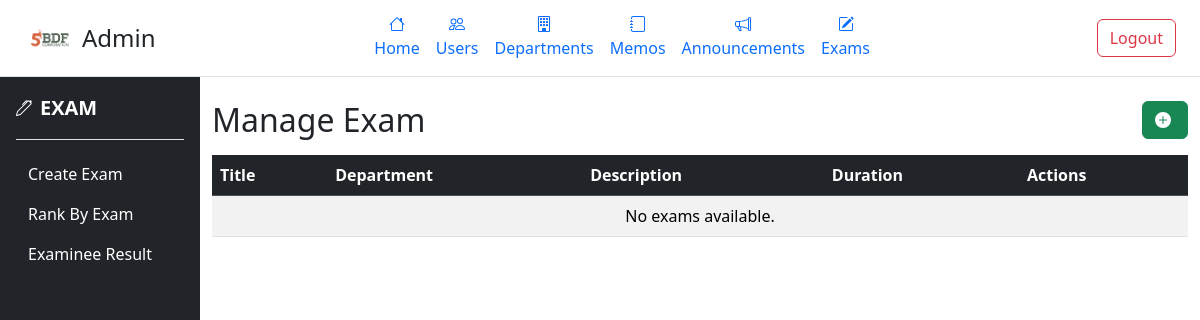
The page /admin/manage-exams.php (signed in) on the database as committed earlier.
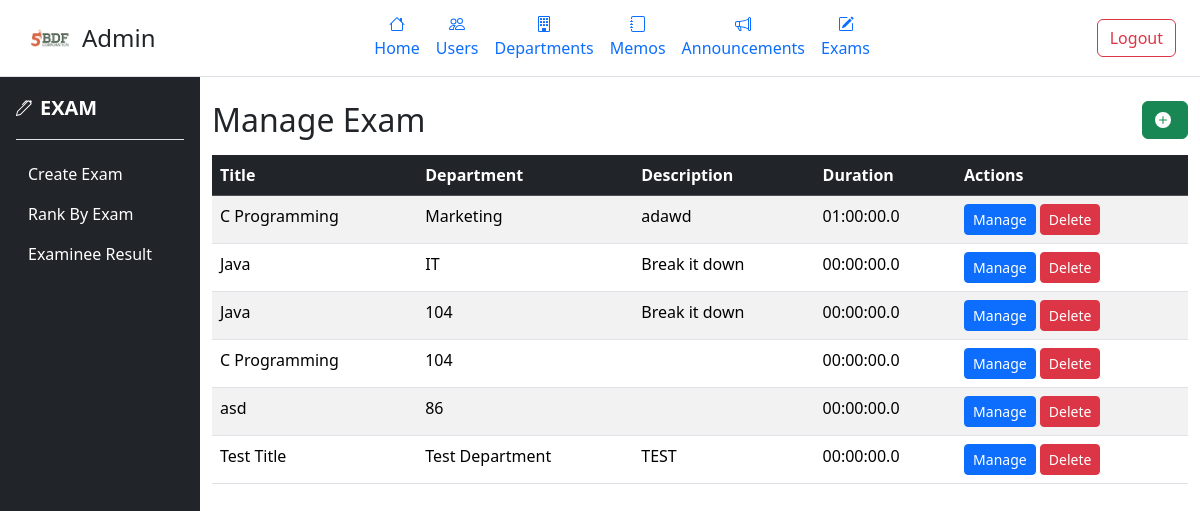
The same page on the database as committed later.
### tables this page shows
CREATE TABLE `exams` (
  `exam_id` int(11) NOT NULL,
  `exam_title` varchar(255) NOT NULL,
  `department` varchar(255) NOT NULL,
  `description` varchar(255) NOT NULL,
  `duration` time(1) NOT NULL
);

### admin/manage-exams.php (the view, shortened to what this page needs)
<?php
require_once '../db/dbcon.php';
$query = "SELECT * FROM exams ORDER BY exam_id DESC";
$result = mysqli_query($conn, $query);
?>
<!DOCTYPE html>
<html lang="en">
<head>
  <link href="https://cdn.jsdelivr.net/npm/bootstrap@5.3.5/dist/css/bootstrap.min.css" rel="stylesheet">
</head>
<body>
  <header class="d-flex flex-wrap align-items-center justify-content-between py-2 px-4 border-bottom">
    <div class="d-flex align-items-center gap-2">
      <img src="../img/5bdflogo.png" alt="5BDF Logo" height="50" width="50">
      <h4 class="m-0">Admin</h4>
    </div>
    <nav>
      <ul class="nav">
          <li class="nav-item">
          <a href="#" class="nav-link d-flex flex-column align-items-center px-2">
              Home
          </a>
          </li>
          <li class="nav-item">
          <a href="./admin.php" class="nav-link d-flex flex-column align-items-center px-2">
              Users
          </a>
          </li>
          <li class="nav-item">
          <a href="./departments.php" class="nav-link d-flex flex-column align-items-center px-2">
              Departments
          </a>
          </li>
          <li class="nav-item">
          <a href="./memos.php" class="nav-link d-flex flex-column align-items-center px-2">
              Memos
          </a>
          </li>
          <li class="nav-item">
          <a href="./announcements.php" class="nav-link d-flex flex-column align-items-center px-2">
              Announcements
          </a>
          </li>
          <li class="nav-item">
            <a href="./Exams.php" class="nav-link d-flex flex-column align-items-center px-2">
              Exams
            </a>
          </li>
      </ul>
    </nav>
    <div>
      <button class="btn btn-outline-danger ms-2" onclick="window.location.href='logout.php'">Logout</button>
    </div>
  </header>
  <main class="d-flex">
    <div class="flex-shrink-0 p-3 bg-dark text-white min-vh-100" style="width: 200px;">
      <a href="#" class="d-flex align-items-center pb-3 mb-3 text-white text-decoration-none border-bottom">
        <span class="fs-5 fw-semibold ms-2">EXAM</span>
      </a>
      <ul class="list-unstyled ps-0">
        <li class="mb-1">
          <a href="manage-exams.php" class="btn btn-toggle border-0 text-white d-flex justify-content-between align-items-center w-100">
            <span>Create Exam</span>
          </a>
        </li>
        <li class="mb-1">
          <a href="manage-exams.php" class="btn btn-toggle border-0 text-white d-flex justify-content-between align-items-center w-100">
            <span>Rank By Exam</span>
          </a>
        </li>
        <li class="mb-1">
          <a href="manage-exams.php" class="btn btn-toggle border-0 text-white d-flex justify-content-between align-items-center w-100">
            <span>Examinee Result</span>
          </a>
        </li>
      </ul>
    </div>
    <div class="container mt-4">
      <div class="row mb-3 align-items-center">
        <div class="col-md-4">
          <h2 class="m-0">Manage Exam</h2>
        </div>
        <div class="col-md-8 text-end">
          <button type="button" class="btn btn-success" data-bs-toggle="modal" data-bs-target="#addNewExam">
            <svg xmlns="http://www.w3.org/2000/svg" width="20" height="20" fill="currentColor" class="bi bi-plus-circle-fill" viewBox="0 0 20 20">
              <path d="M16 8A8 8 0 1 1 0 8a8 8 0 0 1 16 0M8.5 4.5a.5.5 0 0 0-1 0v3h-3a.5.5 0 0 0 0 1h3v3a.5.5 0 0 0 1 0v-3h3a.5.5 0 0 0 0-1h-3z"/>
            </svg>
          </button>
        </div>
      </div>
      <table class="table table-striped">
        <thead class="table-dark">
          <tr>
            <th>Title</th>
            <th>Department</th>
            <th>Description</th>
            <th>Duration</th>
            <th>Actions</th>
          </tr>
        </thead>
        <tbody>
          <?php
          $exams = mysqli_fetch_all($result, MYSQLI_ASSOC);
          if (count($exams) > 0) {
            foreach ($exams as $row) {
          ?>
              <tr>
                <td><?php echo $row['exam_title']; ?></td>
                <td><?php echo $row['department']; ?></td>
                <td><?php echo $row['description']; ?></td>
                <td><?php echo $row['duration']; ?></td>
                <td>
                  <a href="exam-items.php?exam_id=<?php echo $row['exam_id']; ?>" class="btn btn-sm btn-primary">Manage</a>
                  <a href="delete-exam.php?id=<?php echo $row['exam_id']; ?>" class="btn btn-sm btn-danger" onclick="return confirm('Are you sure you want to delete this exam?');">Delete</a>
                </td>
              </tr>
          <?php
            }
          } else {
            echo '<tr><td colspan="6" class="text-center">No exams available.</td></tr>';
          }
          ?>
        </tbody>
      </table>
    </div>
  </main>
</body>
</html>

Rows that differ between the two databases and show on the page:
added exams: exam_title "C Programming", department "Marketing", description "adawd", duration "01:00:00.0"
added exams: exam_title "Java", department "IT", description "Break it down", duration "00:00:00.0"
added exams: exam_title "Java", department "104", description "Break it down", duration "00:00:00.0"
added exams: exam_title "C Programming", department "104", duration "00:00:00.0"
added exams: exam_title "asd", department "86", duration "00:00:00.0"
added exams: exam_title "Test Title", department "Test Department", description "TEST", duration "00:00:00.0"
Other text that changed with them:
text no longer shown: "No exams available."
